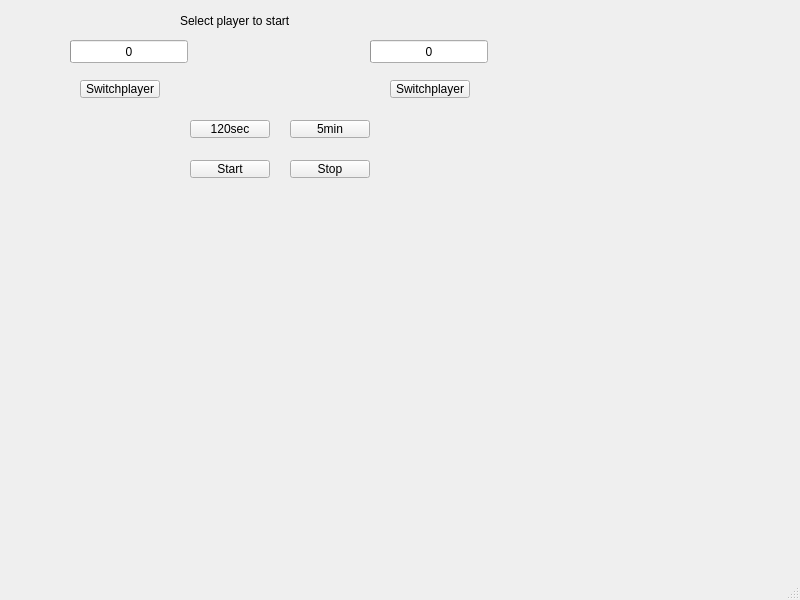
<?xml version="1.0" encoding="UTF-8"?>
<ui version="4.0">
 <class>MainWindow</class>
 <widget class="QMainWindow" name="MainWindow">
  <property name="geometry">
   <rect>
    <x>0</x>
    <y>0</y>
    <width>800</width>
    <height>600</height>
   </rect>
  </property>
  <property name="windowTitle">
   <string>MainWindow</string>
  </property>
  <widget class="QWidget" name="centralwidget">
   <widget class="QPushButton" name="Switchplayer">
    <property name="geometry">
     <rect>
      <x>80</x>
      <y>80</y>
      <width>80</width>
      <height>18</height>
     </rect>
    </property>
    <property name="text">
     <string>Switchplayer</string>
    </property>
   </widget>
   <widget class="QPushButton" name="min_5">
    <property name="geometry">
     <rect>
      <x>290</x>
      <y>120</y>
      <width>80</width>
      <height>18</height>
     </rect>
    </property>
    <property name="text">
     <string>5min</string>
    </property>
   </widget>
   <widget class="QPushButton" name="sec_120">
    <property name="geometry">
     <rect>
      <x>190</x>
      <y>120</y>
      <width>80</width>
      <height>18</height>
     </rect>
    </property>
    <property name="text">
     <string>120sec</string>
    </property>
   </widget>
   <widget class="QPushButton" name="Switchplayer_2">
    <property name="geometry">
     <rect>
      <x>390</x>
      <y>80</y>
      <width>80</width>
      <height>18</height>
     </rect>
    </property>
    <property name="text">
     <string>Switchplayer</string>
    </property>
   </widget>
   <widget class="QProgressBar" name="progressBar">
    <property name="geometry">
     <rect>
      <x>70</x>
      <y>40</y>
      <width>118</width>
      <height>23</height>
     </rect>
    </property>
    <property name="maximum">
     <number>300</number>
    </property>
    <property name="value">
     <number>0</number>
    </property>
    <property name="format">
     <string>%v</string>
    </property>
   </widget>
   <widget class="QProgressBar" name="progressBar_2">
    <property name="geometry">
     <rect>
      <x>370</x>
      <y>40</y>
      <width>118</width>
      <height>23</height>
     </rect>
    </property>
    <property name="maximum">
     <number>300</number>
    </property>
    <property name="value">
     <number>0</number>
    </property>
    <property name="format">
     <string>%v</string>
    </property>
   </widget>
   <widget class="QLabel" name="label">
    <property name="geometry">
     <rect>
      <x>180</x>
      <y>10</y>
      <width>301</width>
      <height>21</height>
     </rect>
    </property>
    <property name="text">
     <string>Select player to start</string>
    </property>
    <property name="wordWrap">
     <bool>false</bool>
    </property>
   </widget>
   <widget class="QPushButton" name="Start">
    <property name="geometry">
     <rect>
      <x>190</x>
      <y>160</y>
      <width>80</width>
      <height>18</height>
     </rect>
    </property>
    <property name="text">
     <string>Start</string>
    </property>
   </widget>
   <widget class="QPushButton" name="Stop">
    <property name="geometry">
     <rect>
      <x>290</x>
      <y>160</y>
      <width>80</width>
      <height>18</height>
     </rect>
    </property>
    <property name="text">
     <string>Stop</string>
    </property>
   </widget>
  </widget>
  <widget class="QMenuBar" name="menubar">
   <property name="geometry">
    <rect>
     <x>0</x>
     <y>0</y>
     <width>800</width>
     <height>17</height>
    </rect>
   </property>
  </widget>
  <widget class="QStatusBar" name="statusbar"/>
 </widget>
 <resources/>
 <connections/>
</ui>
